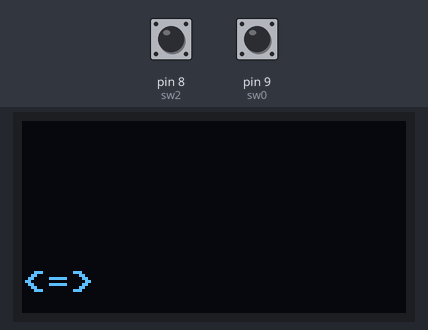
A program run on a simulated MicroPython board. Parts: 128×64 one-colour display. The test bench sets the inputs (shaded band); at power-on: pin 9 (sw0) HIGH, pin 8 (sw2) HIGH.

Above: at 1.2 s.
1.3 s: pin 9 (sw0) pulled LOW for 1 s
At 2.7 s:
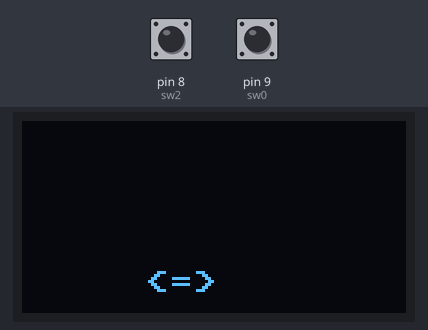
3.8 s: pin 8 (sw2) pulled LOW for 0.15 s
At 4.5 s:
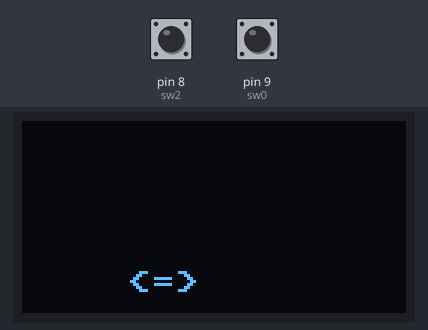
5.4 s: pin 8 (sw2) pulled LOW for 1 s
At 5.9 s:
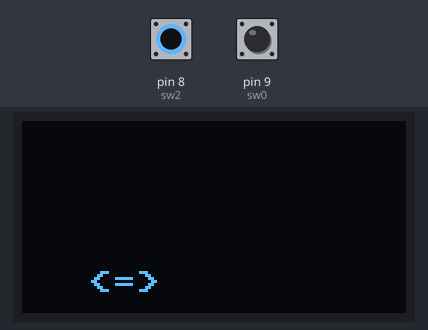
7.9 s: pin 9 (sw0) pulled LOW for 0.15 s
At 8.7 s:
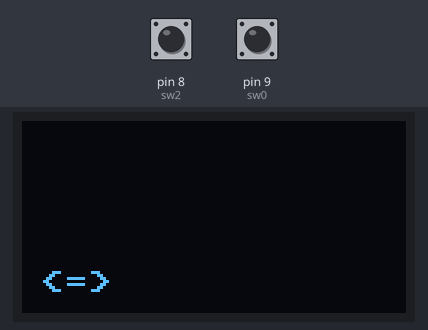
Timing chart, 0 to 10.5 s (numbered marks = the images above; inputs shaded):
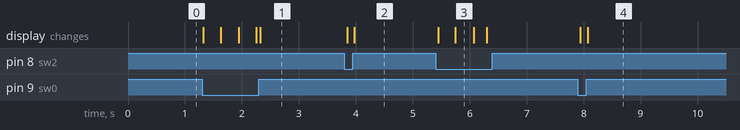

The program:

week1_1.py
```python
import time
from machine import Pin, I2C
from ssd1306 import SSD1306_I2C

sw0 = Pin(9, Pin.IN, Pin.PULL_UP)
sw2 = Pin(8, Pin.IN, Pin.PULL_UP)
i2c = I2C(1, scl=Pin(15), sda=Pin(14), freq=400000)
oled_width = 128
oled_height = 64
oled = SSD1306_I2C(oled_width, oled_height, i2c)


UFO = "<=>"
move = 0

while True:
    if sw0.value() == 0:
        move += 1
        if move >= oled_width - len(UFO)*8:
            move = oled_width - len(UFO)*8

    if sw2.value() == 0:
        move -= 1
        if move < 0:
            move = 0

    oled.fill(0)
    oled.text(UFO, move, 50, 1)
    oled.show()

    time.sleep(0.001)
```

Measured:
- after the input at 1.3 s, the display: first changes at once (image 1 shows a later state)
- after the input at 3.8 s, the display: first changes after 0.05 s (image 2 shows a later state)
- after the input at 5.4 s, the display: first changes after 0.05 s (image 3 shows a later state)
- after the input at 7.9 s, the display: first changes at once (image 4 shows a later state)
